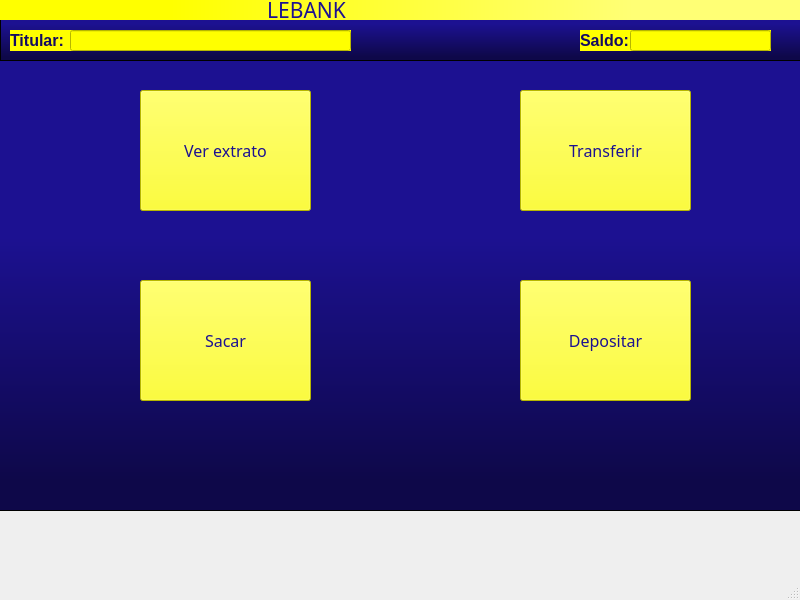
<?xml version="1.0" encoding="UTF-8"?>
<ui version="4.0">
 <class>MainWindow</class>
 <widget class="QMainWindow" name="MainWindow">
  <property name="geometry">
   <rect>
    <x>0</x>
    <y>0</y>
    <width>800</width>
    <height>600</height>
   </rect>
  </property>
  <property name="windowTitle">
   <string>MainWindow</string>
  </property>
  <widget class="QWidget" name="centralwidget">
   <widget class="QFrame" name="frame">
    <property name="geometry">
     <rect>
      <x>0</x>
      <y>0</y>
      <width>801</width>
      <height>61</height>
     </rect>
    </property>
    <property name="styleSheet">
     <string notr="true">background-color: qlineargradient(spread:pad, x1:0, y1:1, x2:0, y2:0, stop:0.0681818 rgba(14, 8, 73, 255), stop:0.607955 rgba(28, 17, 145, 255));</string>
    </property>
    <property name="frameShape">
     <enum>QFrame::StyledPanel</enum>
    </property>
    <property name="frameShadow">
     <enum>QFrame::Raised</enum>
    </property>
    <widget class="QLabel" name="label_4">
     <property name="geometry">
      <rect>
       <x>0</x>
       <y>0</y>
       <width>811</width>
       <height>20</height>
      </rect>
     </property>
     <property name="font">
      <font>
       <family>Lucida Calligraphy</family>
       <pointsize>16</pointsize>
      </font>
     </property>
     <property name="focusPolicy">
      <enum>Qt::NoFocus</enum>
     </property>
     <property name="styleSheet">
      <string notr="true">background-color: rgb(255, 255, 0);
color: rgb(28, 17, 145);
background-color: qlineargradient(spread:pad, x1:0, y1:0, x2:1, y2:0, stop:0.210227 rgba(255, 255, 0, 255), stop:0.778409 rgba(255, 255, 117, 255));</string>
     </property>
     <property name="text">
      <string>                                                 LEBANK</string>
     </property>
    </widget>
    <widget class="QLabel" name="label">
     <property name="geometry">
      <rect>
       <x>580</x>
       <y>30</y>
       <width>191</width>
       <height>21</height>
      </rect>
     </property>
     <property name="font">
      <font>
       <pointsize>12</pointsize>
       <weight>75</weight>
       <bold>true</bold>
      </font>
     </property>
     <property name="styleSheet">
      <string notr="true">background-color: rgb(255, 255, 0);
color: rgb(19, 11, 98);</string>
     </property>
     <property name="text">
      <string>Saldo:</string>
     </property>
    </widget>
    <widget class="QLineEdit" name="lineEdit">
     <property name="geometry">
      <rect>
       <x>630</x>
       <y>30</y>
       <width>141</width>
       <height>21</height>
      </rect>
     </property>
     <property name="styleSheet">
      <string notr="true">background-color: rgb(255, 255, 0);
color: rgb(23, 14, 121);</string>
     </property>
    </widget>
    <widget class="QLabel" name="label_2">
     <property name="geometry">
      <rect>
       <x>10</x>
       <y>30</y>
       <width>341</width>
       <height>21</height>
      </rect>
     </property>
     <property name="font">
      <font>
       <pointsize>12</pointsize>
       <weight>75</weight>
       <bold>true</bold>
      </font>
     </property>
     <property name="styleSheet">
      <string notr="true">background-color: rgb(255, 255, 0);
color: rgb(19, 11, 98);</string>
     </property>
     <property name="text">
      <string>Titular:</string>
     </property>
    </widget>
    <widget class="QLineEdit" name="lineEdit_2">
     <property name="geometry">
      <rect>
       <x>70</x>
       <y>30</y>
       <width>281</width>
       <height>21</height>
      </rect>
     </property>
     <property name="styleSheet">
      <string notr="true">background-color: rgb(255, 255, 0);
color: rgb(23, 14, 121);</string>
     </property>
    </widget>
   </widget>
   <widget class="QFrame" name="frame_3">
    <property name="geometry">
     <rect>
      <x>-10</x>
      <y>60</y>
      <width>811</width>
      <height>451</height>
     </rect>
    </property>
    <property name="styleSheet">
     <string notr="true">background-color: qlineargradient(spread:pad, x1:0, y1:1, x2:0, y2:0, stop:0.0681818 rgba(14, 8, 73, 255), stop:0.607955 rgba(28, 17, 145, 255));
</string>
    </property>
    <property name="frameShape">
     <enum>QFrame::StyledPanel</enum>
    </property>
    <property name="frameShadow">
     <enum>QFrame::Raised</enum>
    </property>
    <widget class="QPushButton" name="pushButton">
     <property name="geometry">
      <rect>
       <x>150</x>
       <y>30</y>
       <width>171</width>
       <height>121</height>
      </rect>
     </property>
     <property name="font">
      <font>
       <family>Impact</family>
       <pointsize>12</pointsize>
       <weight>50</weight>
       <bold>false</bold>
      </font>
     </property>
     <property name="mouseTracking">
      <bool>false</bool>
     </property>
     <property name="styleSheet">
      <string notr="true">background-color: rgb(255, 255, 0);
color: rgb(28, 17, 145);</string>
     </property>
     <property name="text">
      <string>Ver extrato</string>
     </property>
    </widget>
    <widget class="QPushButton" name="pushButton_2">
     <property name="geometry">
      <rect>
       <x>530</x>
       <y>30</y>
       <width>171</width>
       <height>121</height>
      </rect>
     </property>
     <property name="font">
      <font>
       <family>Impact</family>
       <pointsize>12</pointsize>
       <weight>50</weight>
       <bold>false</bold>
      </font>
     </property>
     <property name="mouseTracking">
      <bool>false</bool>
     </property>
     <property name="styleSheet">
      <string notr="true">background-color: rgb(255, 255, 0);
color: rgb(28, 17, 145);</string>
     </property>
     <property name="text">
      <string>Transferir</string>
     </property>
    </widget>
    <widget class="QPushButton" name="pushButton_3">
     <property name="geometry">
      <rect>
       <x>150</x>
       <y>220</y>
       <width>171</width>
       <height>121</height>
      </rect>
     </property>
     <property name="font">
      <font>
       <family>Impact</family>
       <pointsize>12</pointsize>
       <weight>50</weight>
       <bold>false</bold>
      </font>
     </property>
     <property name="mouseTracking">
      <bool>false</bool>
     </property>
     <property name="styleSheet">
      <string notr="true">background-color: rgb(255, 255, 0);
color: rgb(28, 17, 145);</string>
     </property>
     <property name="text">
      <string>Sacar</string>
     </property>
    </widget>
    <widget class="QPushButton" name="pushButton_4">
     <property name="geometry">
      <rect>
       <x>530</x>
       <y>220</y>
       <width>171</width>
       <height>121</height>
      </rect>
     </property>
     <property name="font">
      <font>
       <family>Impact</family>
       <pointsize>12</pointsize>
       <weight>50</weight>
       <bold>false</bold>
      </font>
     </property>
     <property name="mouseTracking">
      <bool>false</bool>
     </property>
     <property name="styleSheet">
      <string notr="true">background-color: rgb(255, 255, 0);
color: rgb(28, 17, 145);</string>
     </property>
     <property name="text">
      <string>Depositar</string>
     </property>
    </widget>
   </widget>
  </widget>
  <widget class="QMenuBar" name="menubar">
   <property name="geometry">
    <rect>
     <x>0</x>
     <y>0</y>
     <width>800</width>
     <height>21</height>
    </rect>
   </property>
  </widget>
  <widget class="QStatusBar" name="statusbar"/>
 </widget>
 <resources/>
 <connections/>
</ui>
